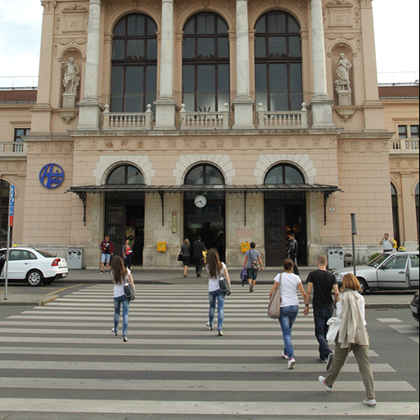
%> input picture input/example.png, 420 x 420 px, shrunk from 512 x 512 before the run
$ octave --eval "result = dct_block_matching(imread('../input/example.png'));"   (GNU Octave 9; MATLAB toolbox functions it lacks are replaced by stand-ins)
%> lines starting %> are read from the running program, lines starting %| are printed output that depends on the picture; in (x1, y1, x2, y2) boxes, pixels count from 0 and x2, y2 are one past the last pixel; in counts of white or black regions, pixels touching at a corner belong together; the program's own positions count from 1
function [mask, stats, pairs] = dct_block_matching(gray)
% Find textured blocks that repeat with a consistent movement.
% pairs contains verified block centers: [x1 y1 x2 y2].

    block = 16;
    stride = 4;
    maxDistance = 0.30;
    minSeparation = 32;
    minGroupSize = 12;
    binSize = 8;
    neighborsToCheck = 12;

    mask = false(size(gray));
    pairs = zeros(0, 4);
    stats = struct('Candidates', 0, 'ConsistentPairs', 0, 'Groups', 0);
    [height, width] = size(gray);
%> height = 420; width = 1260
    if height < block || width < block
        return;
    end

    gridSize = floor(([height, width] - block) / stride) + 1;
%> gridSize = [102 312]
    coords = zeros(prod(gridSize), 2);
    vectors = zeros(prod(gridSize), 15, 'single');

    % The first 15 zigzag AC coefficients describe coarse texture. Skip the
    % DC coefficient because it mostly describes the block's brightness.
    frequency = [1 2; 2 1; 3 1; 2 2; 1 3; 1 4; 2 3; 3 2; ...
                 4 1; 5 1; 4 2; 3 3; 2 4; 1 5; 1 6];
    frequencyIndex = sub2ind([block, block], frequency(:, 1), frequency(:, 2));
    count = 0;
    for y = 1:stride:(height - block + 1)
        for x = 1:stride:(width - block + 1)
            patch = double(gray(y:y+block-1, x:x+block-1));
            if std(patch(:)) < 12
                continue; % Flat areas are too ambiguous to match reliably.
            end
            coefficients = dct2(patch);
            descriptor = coefficients(frequencyIndex);
            energy = norm(descriptor);
            if energy < 1
                continue;
            end
            count = count + 1;
            coords(count, :) = [x, y];
            vectors(count, :) = single(descriptor' / energy);
        end
    end
%> after the loop, count = 27948
    coords = coords(1:count, :);
    vectors = vectors(1:count, :);
    if count < minGroupSize
        return;
    end

    % Similar descriptors often become neighbors after sorting. Comparing
    % a short window keeps this step manageable without a large search tree.
    [~, order] = sortrows(vectors);
    matches = zeros(count * 3, 5); % The last column stores descriptor distance.
    matchCount = 0;
    for k = 1:count
        i = order(k);
        neighbors = order(max(1, k-neighborsToCheck):min(count, k+neighborsToCheck));
        distances = sqrt(sum((vectors(neighbors, :) - vectors(i, :)).^2, 2));
        [distances, nearest] = sort(distances);
        added = 0;
        for j = 1:numel(nearest)
            if distances(j) >= maxDistance
                break;
            end
            other = neighbors(nearest(j));
            a = coords(i, :);
            b = coords(other, :);
            if norm(a - b) < minSeparation
                continue;
            end
            % Store each pair in one spatial direction, never twice.
            if a(1) > b(1) || (a(1) == b(1) && a(2) > b(2))
                continue;
            end
            matchCount = matchCount + 1;
            matches(matchCount, :) = [a, b, double(distances(j))];
            added = added + 1;
            if added == 3
                break;
            end
        end
    end
%> this loop made 27948 passes
%> i on passes 5 to 7: 1755, 1664, 1423
%> after the loop, matchCount = 4751; nearest = [13; 10; 9; 4; 3; 12; 6; 1; 8; 11; 7; 5; 2]
    matches = matches(1:matchCount, :);
    stats.Candidates = matchCount;
%> stats.Candidates = 4751
    if matchCount == 0
        return;
    end

    % A copied region should contain many matches with the same movement.
    movement = matches(:, 3:4) - matches(:, 1:2);
    [~, ~, groupIndex] = unique(round(movement / binSize), 'rows');
%> groupIndex = 4751 values, max 1706 at index 3511, min 1 at index 37, mean 847.7
    for group = 1:max(groupIndex)
        selected = matches(groupIndex == group, :);
        if size(selected, 1) < minGroupSize
            continue;
        end

        % Count each block at most once in this group. Otherwise a handful
        % of blocks with several similar neighbors could inflate support.
        [~, qualityOrder] = sort(selected(:, 5));
        selected = selected(qualityOrder, :);
        sourceIDs = sub2ind(gridSize, (selected(:, 2)-1)/stride+1, ...
            (selected(:, 1)-1)/stride+1);
        targetIDs = sub2ind(gridSize, (selected(:, 4)-1)/stride+1, ...
            (selected(:, 3)-1)/stride+1);
        sourceUsed = false(gridSize);
        targetUsed = false(gridSize);
        keep = false(size(selected, 1), 1);
        for j = 1:size(selected, 1)
            if ~sourceUsed(sourceIDs(j)) && ~targetUsed(targetIDs(j))
                keep(j) = true;
                sourceUsed(sourceIDs(j)) = true;
                targetUsed(targetIDs(j)) = true;
            end
        end
        selected = selected(keep, 1:4);
        sourceIDs = sourceIDs(keep);

        % Require neighboring block positions, not scattered coincidences.
        labels = bwlabel(sourceUsed, 8);
        componentIDs = labels(sourceIDs);
        acceptedGroup = false;
        for component = 1:max(componentIDs)
            coherent = selected(componentIDs == component, :);
            if size(coherent, 1) < minGroupSize
                continue;
            end
            sourceSpan = max(coherent(:, 1:2), [], 1) - min(coherent(:, 1:2), [], 1);
            targetSpan = max(coherent(:, 3:4), [], 1) - min(coherent(:, 3:4), [], 1);
            if any(sourceSpan < 20) || any(targetSpan < 20)
                continue;
            end
            acceptedGroup = true;
            stats.ConsistentPairs = stats.ConsistentPairs + size(coherent, 1);
            pairs = [pairs; coherent + (block-1)/2]; %#ok<AGROW>
            for j = 1:size(coherent, 1)
                a = coherent(j, 1:2);
                b = coherent(j, 3:4);
                mask(a(2):a(2)+block-1, a(1):a(1)+block-1) = true;
                mask(b(2):b(2)+block-1, b(1):b(1)+block-1) = true;
            end
        end
        stats.Groups = stats.Groups + acceptedGroup;
    end
%> this loop made 1706 passes
%> selected on passes 5 to 7: [965 405 969 49 0.229], [1233 401 1237 105 0.192], [1141 225 1145 1 0.265]
%> pass 1, in dct_block_matching, `labels = bwlabel(sourceUsed, 8);`:
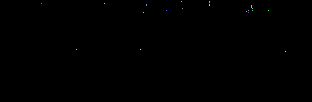
%> labels: size 102x312 double; 19 distinct labels, from 0 to 18; one colour per label, 0 black
%> after the loop: mask: size 420x420x3 logical; every value is 0
%> after the loop:
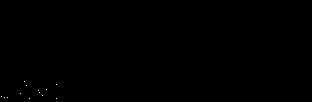
%> sourceUsed: size 102x312 logical; 0.04% white in thin lines or dots, all inside (x1, y1, x2, y2) = (1, 81, 57, 99)
%> after the loop: targetUsed: size 102x312 logical; 0.04% white in thin lines or dots, all inside (x1, y1, x2, y2) = (221, 81, 277, 99)
%> after the loop, keep = [true; true; true; true; true; true; false; true; true; true; true; true; true; true]; stats = {Candidates 4751, ConsistentPairs 0, Groups 0}
end
